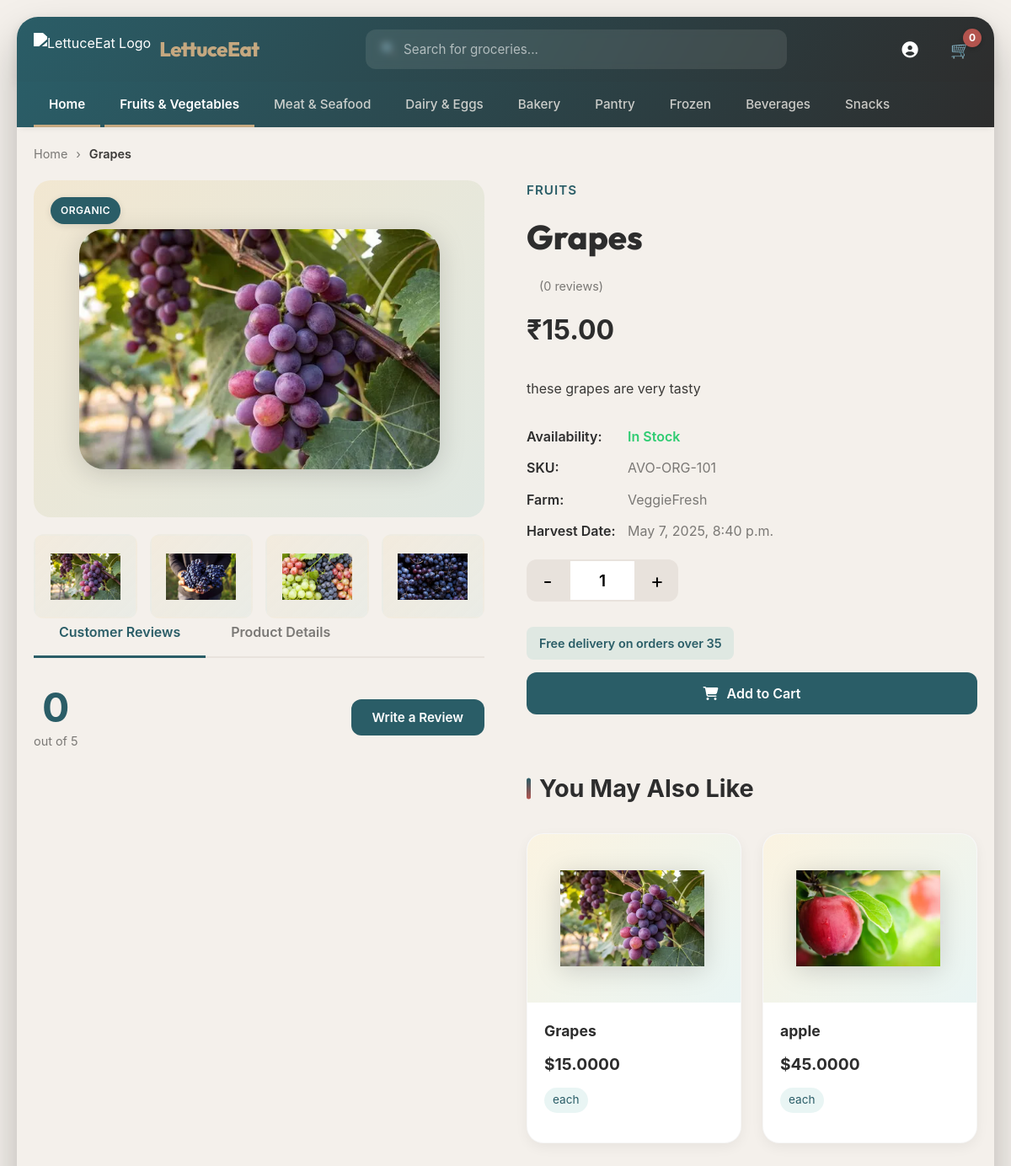
Page /home/product/1 (signed in) on the committed database.
### ProductsApp/models.py (models this page shows, shortened)
class Product(models.Model):
    product_id = models.AutoField(primary_key=True)
    product_name = models.CharField(max_length=30)
    product_price = models.DecimalField(max_digits=10, decimal_places=4)
    product_category = models.CharField(max_length=20, null=False)
    product_quantity = models.IntegerField()
    product_description = models.TextField()
    stock_threshold = models.IntegerField(null=True)
    featured_product = models.BooleanField(null=True)
    store_id = models.ForeignKey(Store, on_delete=models.CASCADE, related_name='products', null=False)
    created_at = models.DateTimeField(auto_now_add=True, null=True)
    updated_at = models.DateTimeField(auto_now=True, null=True)

class ProductImage(models.Model):
    product_id = models.ForeignKey(Product, on_delete=models.CASCADE, related_name="images")
    image = models.ImageField(upload_to="product_images/",null=False, blank=False)

### StoreApp/models.py (models this page shows)
class Store(models.Model):
    user_id = models.OneToOneField(settings.AUTH_USER_MODEL, on_delete=models.CASCADE)
    store_id = models.AutoField(primary_key=True)
    store_name = models.CharField(unique=True, max_length=20)
    store_category = models.CharField(max_length=20)
    store_description = models.TextField(max_length=200)
    store_logo = models.ImageField(upload_to="store_logo/",null=True)
    store_legal_business_name = models.CharField(max_length=40)
    tax_number = models.CharField(max_length=20)
    owner_name = models.CharField(max_length=20)
    business_email = models.EmailField(unique=True)
    store_address = models.TextField()
    business_documentation = models.ImageField(upload_to="store_documentation/", null=True)
    is_approved = models.BooleanField(null=False)
    opening_time = models.TimeField(null=True)
    closing_time = models.TimeField(null=True)
    def __str__(self):
        return self.store_name

### ProductsApp/views.py (the view)
# urls.py: path('product/<int:product_id>',views.show_individual_product,name="show_individual_product"),
def show_individual_product(request, product_id):
    product = Product.objects.get(product_id=product_id)
    cart = request.user.cart
    total_quantity = sum(item.quantity for item in cart.items.all())
    reviews = Review.objects.filter(product=product)
    sum_of_ratings = 0
    for review in reviews:
        sum_of_ratings += review.rating
    avg_rating = sum_of_ratings / reviews.count() if reviews.exists() else 0
    return render(request, 'productspage.html', context={'product':product,'total_quantity':total_quantity, "reviews":reviews, "avg_rating":avg_rating })

### ProductsApp/templates/productspage.html (shortened to what this page needs)
<!DOCTYPE html>
<html lang="en">
<head>
    <link rel="stylesheet" href="https://cdnjs.cloudflare.com/ajax/libs/font-awesome/6.4.0/css/all.min.css">
</head>
<body>
    <div class="main-container">
        <header>
            <div class="header-container"><a href="index.html" class="logo"><img src="/api/placeholder/40/40"
                        alt="LettuceEat Logo">
                    <h1>LettuceEat</h1>
                </a>
                <div class="search-bar"><span class="search-icon">🔍</span><input type="text"
                        placeholder="Search for groceries..."></div>
                <div class="nav-actions"><button class="nav-button"><i class="fas fa-user-circle"></i>
                    </button>
                    <a style="text-decoration: none;" href="{% url 'view_cart' %}">
                        <button class="cart-button nav-button" id="cart-button">🛒<span
                                class="cart-count">{{total_quantity}}</span></button>
                    </a>
                </div>
            </div>
        </header>
        <div class="categories">
            <div class="categories-container">
                <a href="{% url 'home' %}" style="text-decoration: none;">
                    <div class="category-item active">Home</div>
                </a>
                <div class="category-item active">Fruits & Vegetables</div>
                <div class="category-item">Meat & Seafood</div>
                <div class="category-item">Dairy & Eggs</div>
                <div class="category-item">Bakery</div>
                <div class="category-item">Pantry</div>
                <div class="category-item">Frozen</div>
                <div class="category-item">Beverages</div>
                <div class="category-item">Snacks</div>
            </div>
        </div>
        <div class="breadcrumb"><a href="{% url 'home' %}">Home</a><span class="breadcrumb-separator">›</span><span
                class="breadcrumb-current">{{product.product_name}}</span></div>
        <main>
            <div class="product-container">
                <div class="product-gallery">
                    <div class="product-badge organic-badge">Organic</div>
                    <div class="main-image"><img src="{{product.images.first.image.url}}" style="border-radius: 30px;"
                            alt="Organic Avocado"></div>
                    <div class="thumbnail-container">
                        {% for image in product.images.all %}
                        <div class="thumbnail"><img src="{{image.image.url}}" alt="Organic Avocado Side"></div>
                        {% endfor %}
                    </div>
                </div>
                <div class="product-info">
                    <div class="product-header">
                        <div class="product-category">{{product.product_category}}</div>
                        <h1 class="product-title">{{product.product_name}}</h1>
                        <div class="product-rating">
                                <span class="review-count">({{reviews.count}} reviews)</span>
                        </div>
                        <div class="product-price-container">
                            <div class="product-price">₹{{product.product_price | floatformat:2}}</div>
                        </div>
                        <p class="product-description">{{product.product_description}}</p>
                        <div class="product-meta">
                            <div class="meta-item"><span class="meta-label">Availability:</span><span class="stock">
                                    {% if product.product_quantity >= product.stock_threshold %}
                                    In Stock
                                    {% else %}
                                    Low in stock
                                    {% endif %}
                                </span></div>
                            <div class="meta-item"><span class="meta-label">SKU:</span><span>AVO-ORG-101</span></div>
                            <div class="meta-item"><span
                                    class="meta-label">Farm:</span><span>{{product.store_id}}</span>
                            </div>
                            <div class="meta-item"><span class="meta-label">Harvest
                                    Date:</span><span>{{product.created_at}}</span></div>
                        </div>
                        <form action="{% url 'add_to_cart'  product_id=product.product_id %}" method="POST">
                            <div class="quantity-control">
                                <button type="button" class="quantity-btn">-</button>
                                <input type="text" name="quantity" class="quantity-input" value="1">
                                <button type="button" class="quantity-btn">+</button>
                            </div>
                            <span class="free-delivery">Free delivery on orders over 35</span>
                            <div class="product-actions">
                                <button type="submit" class="action-btn add-to-cart"><i
                                        class="fas fa-shopping-cart"></i>Add to Cart</button>
                            </div>
                        </form>
                    </div>
                </div>
                <div class="tabs" style="margin-top: -230px;">
                    <div class="tab-headers">
                        <div class="tab-header active" data-tab="reviews">Customer Reviews</div>
                        <div class="tab-header" data-tab="details">Product Details</div>
                    </div>
                    <div class="tab-content active" id="reviews">
                        <div class="review-section">
                            <div class="review-header">
                                <div class="review-summary">
                                    <div class="overall-rating">
                                        <div class="rating-value">{{avg_rating}}</div>
                                        <div class="rating-text">out of 5</div>
                                    </div>
                                </div>
                                <a href="{% url 'submit_review' product_id=product.product_id %}"
                                    style="text-decoration: none;color: white; z-index: 1000;"><button
                                        class="write-review-btn">Write a Review</button></a>
                            </div>
                        </div>
                    </div>
                </div>
                <div class="recommendations">
                    <h2>You May Also Like</h2>
                    <div class="product-grid">
                        {% for product in product.store_id.products.all %}
                        <div class="product-card">
                            <div class="product-image"><img src="{{product.images.first.image.url}}"
                                    alt="Organic Bananas">
                                <form action="{% url 'add_to_cart' product_id=product.product_id %}" method="POST">
                                    <button type="submit">
                                    </button>
                                </form>
                            </div>
                            <div class="product-info-card">
                                <a href="{% url 'show_individual_product' product_id=product.product_id %}">
                                    <h3 class="product-name">{{product.product_name}}</h3>
                                </a>
                                <div class="product-price-card">${{product.product_price}}</div>
                                <div class="product-unit">each</div>
                            </div>
                        </div>
                        {% endfor %}
                    </div>
                </div>
        </main>
    </div>
</body>
</html>

### rows in the picture
Product: product_name "Grapes", images.first.image (picture), product_category "FRUITS", product_price "15.00", product_description "these grapes are very tasty", store_id "VeggieFresh", created_at "May 7, 2025, 8:40 p.m.", product_price "15.0000"
ProductImage: image (picture)
ProductImage: image (picture)
ProductImage: image (picture)
ProductImage: image (picture)
Product: images.first.image (picture), product_name "apple", product_price "45.0000"

### other values in the picture
{{ total_quantity }} "0"
{{ reviews.count }} "0"
{{ avg_rating }} "0"
